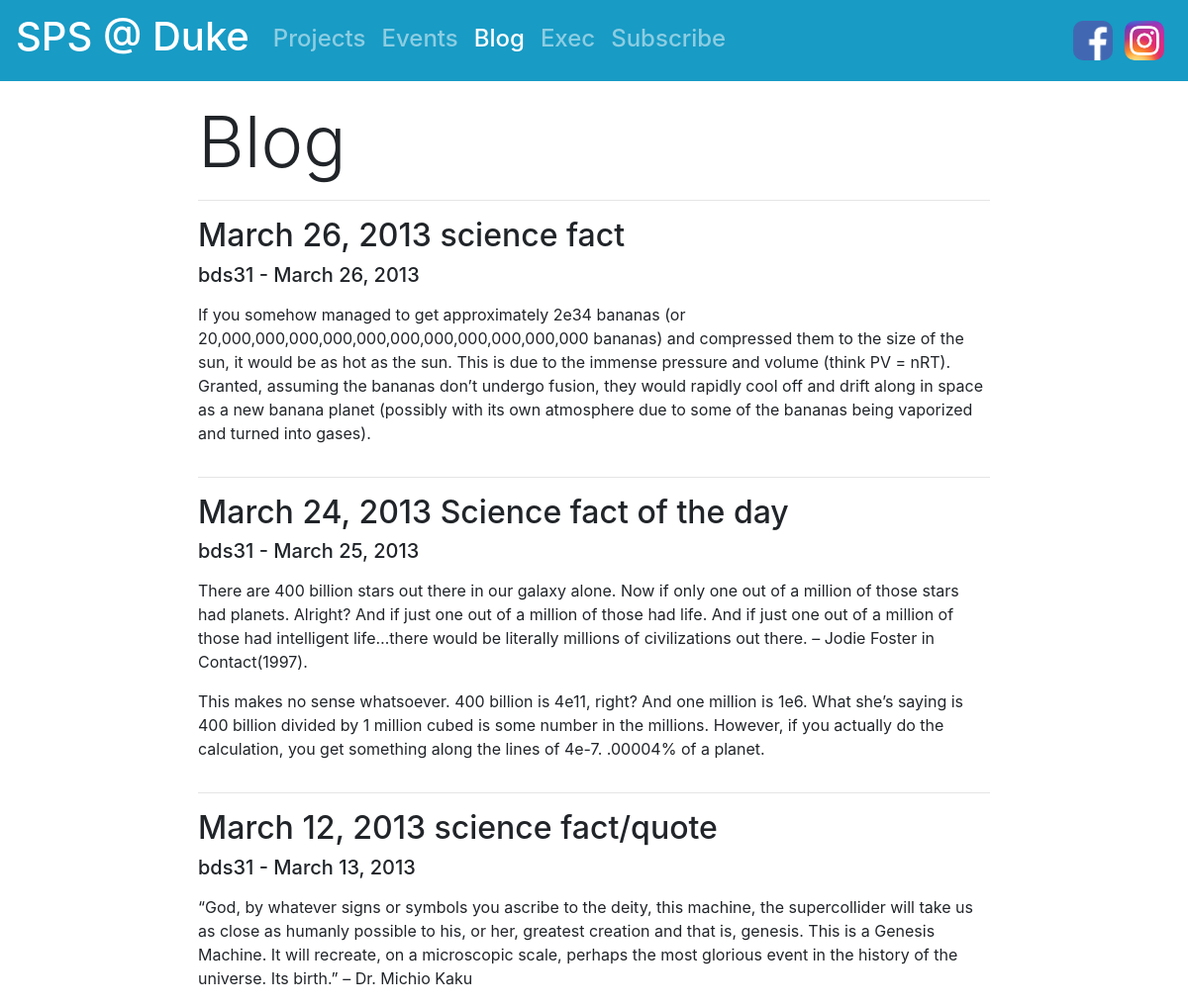
Before: /blog/ with the older database file.
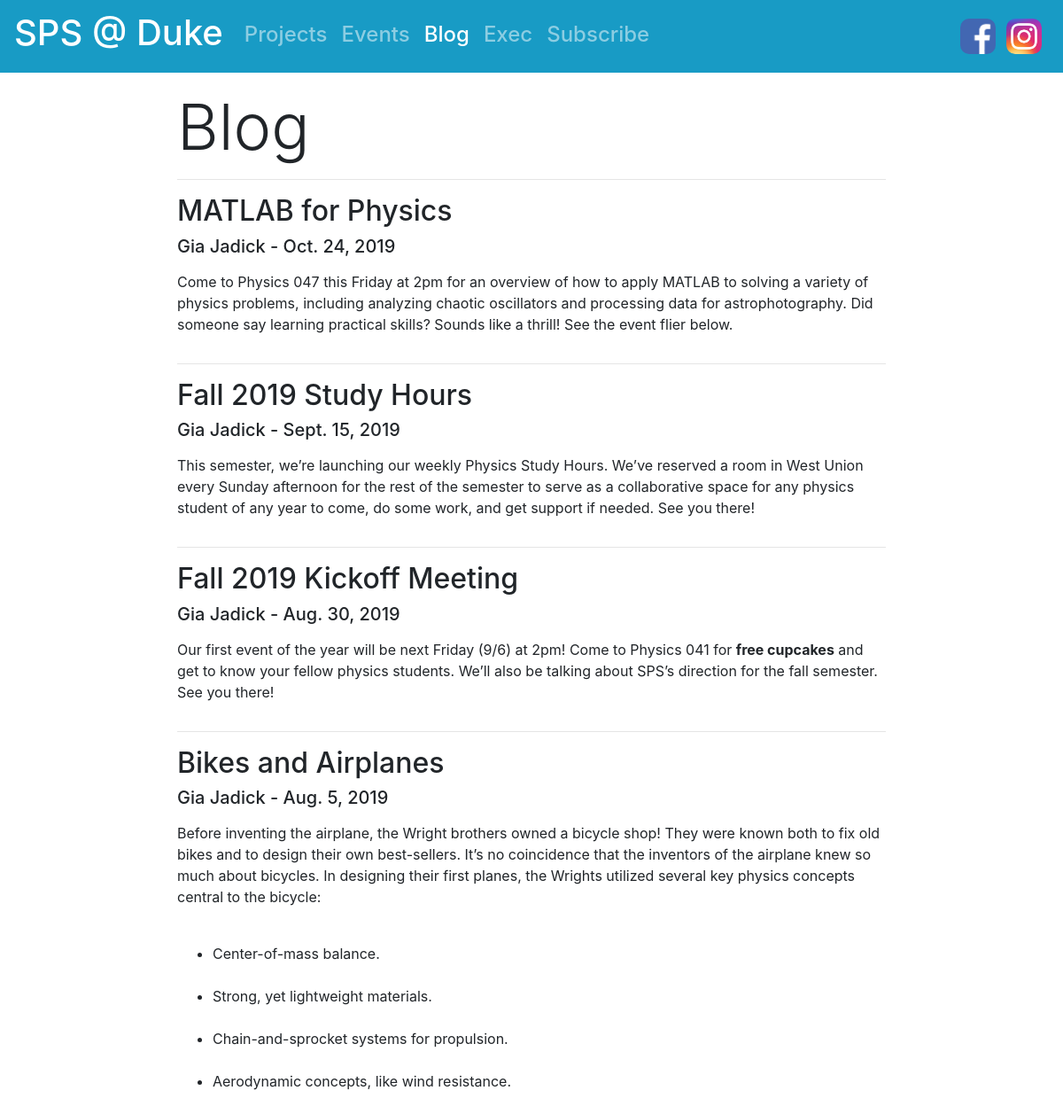
After: the same page with the newer database file.
### homepage/models.py (models this page shows, shortened)
class BlogPost(models.Model):
    title = models.CharField(max_length=500)
    author = models.CharField(max_length=500)
    date = models.DateField()
    text = models.TextField(blank=True)
    image = models.ImageField(blank=True) #MARKED FOR DELETION

### homepage/views.py (the view)
# urls.py: path('blog/', views.blog, name='home'),
def blog(request):
    context = {
        'posts':[(a,a.blogpostimage_set.all(),a.blogpostimage_set.all().count()) for a in BlogPost.objects.all().order_by('-date')]
    }
    return render(request, 'homepage/blog.html', context)

### homepage/templates/homepage/blog.html (shortened to what this page needs)
{% extends 'homepage/base.html' %}
{% block a3 %}active{% endblock %}
{% block main %}
    <h3 class="display-3">Blog</h3>
    {% for post,images,count in posts %}
        <hr>
        <h2>{{post.title}}</h2>
        <h5>{{post.author}} - {{post.date}}</h5>
        <p class="lead">{{post.text | safe | linebreaks}}</p>
    {% endfor %}
{% endblock %}

### homepage/templates/homepage/base.html (shortened to what this page needs)
    {% load static %}
    <!doctype html>
    <html lang="en">
        <head>
        <link rel="stylesheet" href="https://stackpath.bootstrapcdn.com/bootstrap/4.4.1/css/bootstrap.min.css">
    </head>
    <body>
        <nav class='navbar navbar-expand-lg navbar-dark fixed-top'>
            <a class = 'navbar-brand' href="/">
                <h1>SPS @ Duke</h1>
            </a>
             <div class="collapse navbar-collapse"  id="navbarSupportedContent">
                 <ul class='navbar-nav mr-auto'>
                     <li class='nav-item'>
                         <h4 class="pt-1"><a class = 'nav-link {% block a2 %}{% endblock %}' href="/projects/">Projects</a></h4>
                     </li>
                     <li class='nav-item'>
                         <h4 class="pt-1"><a class = 'nav-link {% block a4 %}{% endblock %}' href="/events/">Events</a></h4>
                     </li>
                     <li class='nav-item'>
                         <h4 class="pt-1"><a class = 'nav-link {% block a3 %}{% endblock %}' href="/blog/">Blog</a></h4>
                     </li>
                     <li class='nav-item'>
                         <h4 class="pt-1"><a class = 'nav-link {% block a1 %}{% endblock %}' href="/exec/">Exec</a></h4>
                     </li>
                     <li class='nav-item'>
                         <h4 class="pt-1"><a class = 'nav-link {% block a5 %}{% endblock %}' href="/subscribe/">Subscribe</a></h4>
                     </li>
                 </ul>
                 <ul class="navbar-nav ml-auto">
                     <li class='nav-item'>
                         <a href="https://www.facebook.com/dukesocietyofphysicsstudents/"><img class="sm-icon mr-2 my-2" src="{% static 'homepage/fb.png' %}" height='40px'></a>
                         <a href="https://www.instagram.com/sps.duke/"><img class="sm-icon mr-2 my-2"  src="{% static 'homepage/ig.png' %}" height='40px'></a>
                     </li>
                 </ul>
             </div>
        </nav>
        <div class="container-fluid">
            <div class="mx-auto rcol1">
                {% block main %}{% endblock %}
            </div>
        </div>
    </body>
</html>

### homepage/templates/homepage/base.html (style rules this page uses)
body { padding-top: 100px; }
.rcol1 { max-width: 800px; }
.navbar { background-color: rgb(24, 155, 197) !important; }
.sm-icon { border-radius: 10px; }

Changed rows visible on the page:
removed BlogPost: title "March 26, 2013 science fact", author "bds31", date "March 26, 2013", text "If you somehow managed to get approximately 2e34 bananas (or 20,000,000,000,000,000,000,000,000,000,000,000 bananas) and compressed them to the size of the sun, it would be as hot as the sun. This is due to the immense pressure and volume (think PV = nRT). Granted, assuming the bananas don’t undergo fusion, they would rapidly cool off and drift along in space as a new banana planet (possibly with its own atmosphere due to some of the bananas being vaporized and turned into gases)."
removed BlogPost: title "March 24, 2013 Science fact of the day", author "bds31", date "March 25, 2013", text "There are 400 billion stars out there in our galaxy alone. Now if only one out of a million of those stars had planets. Alright? And if just one out of a million of those had life. And if just one out of a million of those had intelligent life…there would be literally millions of civilizations out there. – Jodie Foster in Contact(1997). This makes no sense whatsoever. 400 billion is 4e11, right? And one million is 1e6. What she’s saying is 400 billion divided by 1 million cubed is some number in the millions. However, if you actually do the calculation, you get something along the lines of 4e-7. .00004% of a planet."
removed BlogPost: title "March 12, 2013 science fact/quote", author "bds31", date "March 13, 2013", text "“God, by whatever signs or symbols you ascribe to the deity, this machine, the supercollider will take us as close as humanly possible to his, or her, greatest creation and that is, genesis. This is a Genesis Machine. It will recreate, on a microscopic scale, perhaps the most glorious event in the history of the universe. Its birth.” – Dr. Michio Kaku"
added BlogPost: title "MATLAB for Physics", author "Gia Jadick", date "Oct. 24, 2019", text "Come to Physics 047 this Friday at 2pm for an overview of how to apply MATLAB to solving a variety of physics problems, including analyzing chaotic oscillators and processing data for astrophotography. Did someone say learning practical skills? Sounds like a thrill! See the event flier below."
added BlogPost: title "Fall 2019 Study Hours", author "Gia Jadick", date "Sept. 15, 2019", text "This semester, we’re launching our weekly Physics Study Hours. We’ve reserved a room in West Union every Sunday afternoon for the rest of the semester to serve as a collaborative space for any physics student of any year to come, do some work, and get support if needed. See you there!"
added BlogPost: title "Fall 2019 Kickoff Meeting", author "Gia Jadick", date "Aug. 30, 2019", text "Our first event of the year will be next Friday (9/6) at 2pm! Come to Physics 041 for free cupcakes and get to know your fellow physics students. We’ll also be talking about SPS’s direction for the fall semester. See you there!"
added BlogPost: title "Bikes and Airplanes", author "Gia Jadick", date "Aug. 5, 2019", text "Before inventing the airplane, the Wright brothers owned a bicycle shop! They were known both to fix old bikes and to design their own best-sellers. It’s no coincidence that the inventors of the airplane knew so much about bicycles. In designing their first planes, the Wrights utilized several key physics concepts central to the bicycle: Center-of-mass balance. Strong, yet lightweight materials. Chain-and-sprocket systems for propulsion. Aerodynamic concepts, like wind resistance."
